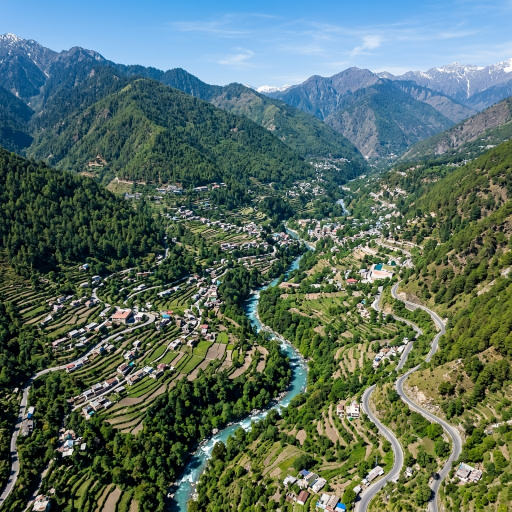
#> input picture disaster-management-system/ml/data/landslide_before.jpg, 1024 x 1024 px, given in place of bhuj_macro_before.jpg, which was not available (shown at 1/2 size)
$ python process_photorealistic_disasters.py
#> lines starting #> are read from the running program, lines starting #| are printed output that depends on the picture; pictures that were not available may be replaced by others from this repository, and a replacement may not be noted
#> in main, b_orig is the input picture: PIL image 1024x1024 RGB; mean R, G, B 88.3, 109.7, 99.4
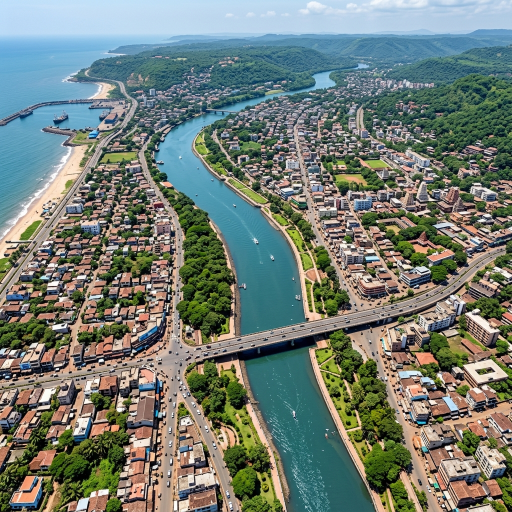
#> input picture disaster-management-system/ml/data/flood_before.jpg, 1024 x 1024 px, given in place of bhuj_macro_after.jpg, which was not available (shown at 1/2 size)
#> in main, a_orig is the input picture: PIL image 1024x1024 RGB; mean R, G, B 114.4, 124.9, 116.3
import os
import json
import numpy as np
from PIL import Image, ImageFilter
import matplotlib.pyplot as plt
from matplotlib.colors import LinearSegmentedColormap

base_dir = os.path.dirname(os.path.abspath(__file__))
dest_dir = os.path.abspath(os.path.join(base_dir, "..", "frontend", "public", "sample_disasters"))
os.makedirs(dest_dir, exist_ok=True)

# Continuous Disaster Severity Colormap:
# 0.0 - 0.35 : Low Severity / Safe Terrain (Green -> Lime)
# 0.35 - 0.70: Medium Severity / Structural Disruption (Yellow -> Amber)
# 0.70 - 1.00: High Severity / Critical Ground Impact (Orange-Red -> Crimson Red)
SEVERITY_CMAP = LinearSegmentedColormap.from_list(
    "disaster_severity_rgb",
    [
        (0.00, "#15803d"), # Deep Emerald Green (Low/Safe baseline)
        (0.18, "#22c55e"), # Vivid Green (Low Severity)
        (0.35, "#84cc16"), # Lime Green (Low-Medium transition)
        (0.50, "#eab308"), # Rich Yellow (Medium Severity)
        (0.68, "#f97316"), # Vibrant Orange (Elevated Risk)
        (0.85, "#ef4444"), # Intense Red (High Severity)
        (1.00, "#991b1b"), # Deep Crimson (Critical Hotspot / Complete Collapse)
    ]
)

def compute_heatmap_and_overlay(b_img, a_img):
    # Ensure 768x768
    b_resized = b_img.resize((768, 768), Image.Resampling.LANCZOS)
    a_resized = a_img.resize((768, 768), Image.Resampling.LANCZOS)

    b_arr = np.array(b_resized).astype(np.float32) / 255.0
    a_arr = np.array(a_resized).astype(np.float32) / 255.0

    # 1. Color divergence (spectral shift between pre and post disaster)
    diff_color = np.linalg.norm(a_arr - b_arr, axis=2) / np.sqrt(3.0)
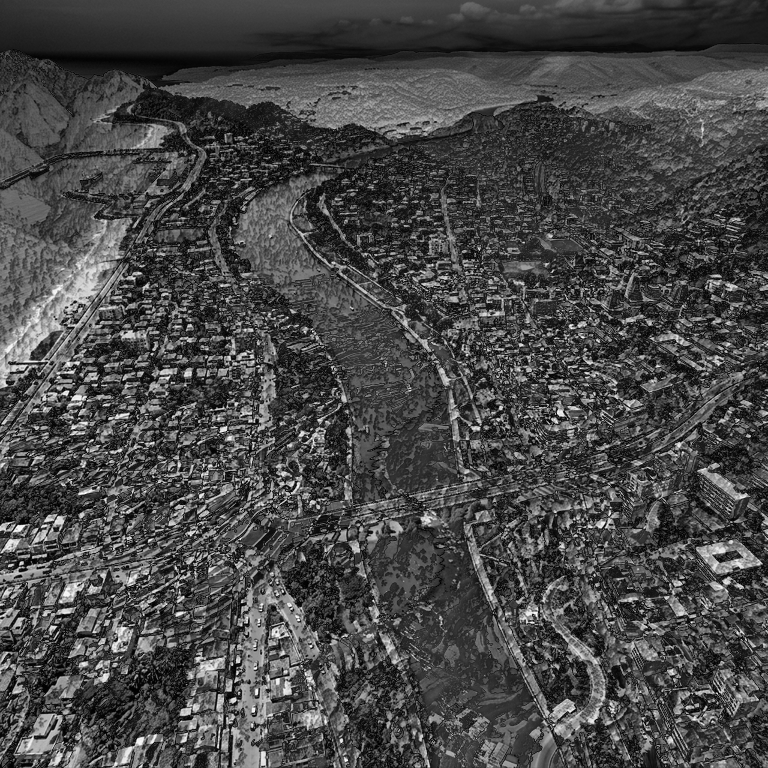
#> diff_color: shape (768, 768) float32; min 0, max 1, mean 0.284

    # 2. Structural gradient & edge disruption
    b_gray = np.mean(b_arr, axis=2)
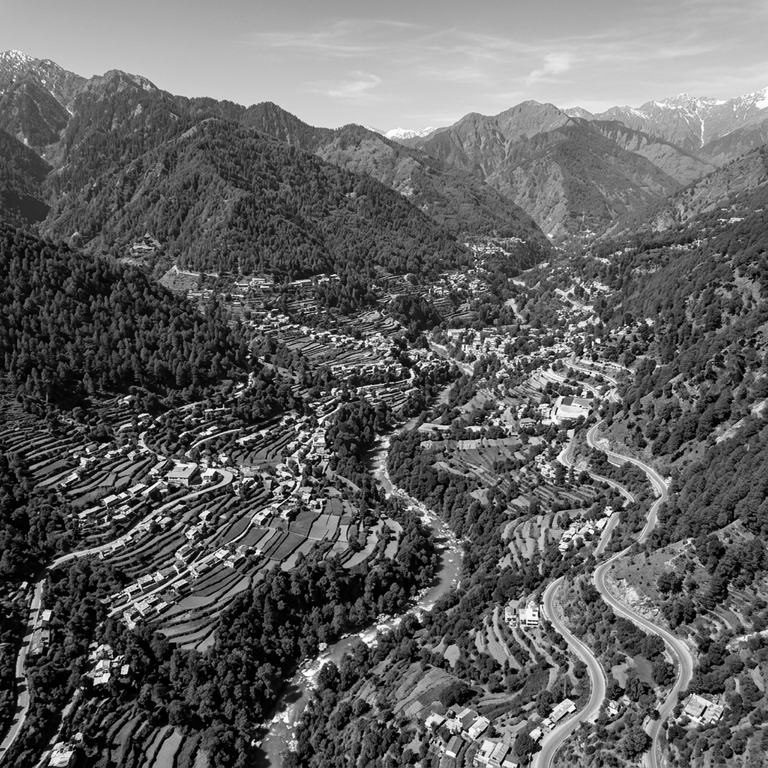
#> b_gray: shape (768, 768) float32; min 0, max 1, mean 0.389
    a_gray = np.mean(a_arr, axis=2)
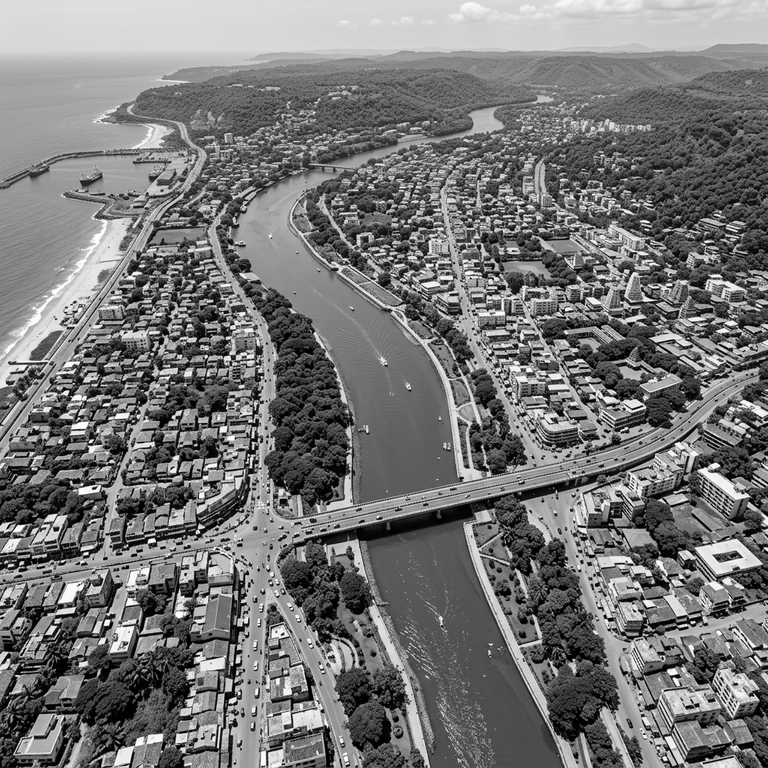
#> a_gray: shape (768, 768) float32; min 0, max 1, mean 0.465
    gy_b, gx_b = np.gradient(b_gray)
    gy_a, gx_a = np.gradient(a_gray)
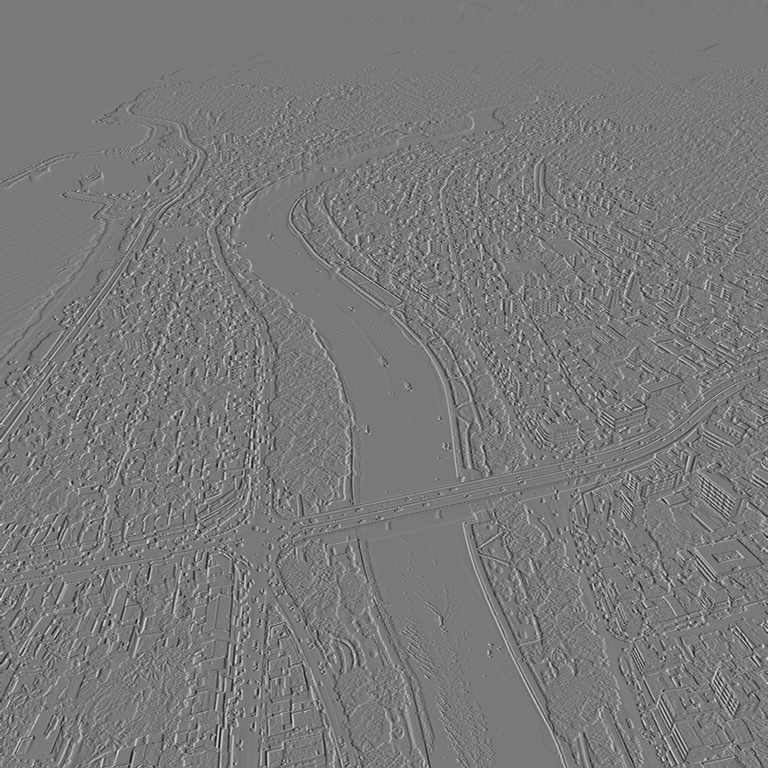
#> gx_a: shape (768, 768) float32; min -0.597, max 0.654, mean -0.000178; drawn with min black and max white
    diff_edge = np.abs(np.sqrt(gx_a**2 + gy_a**2) - np.sqrt(gx_b**2 + gy_b**2))
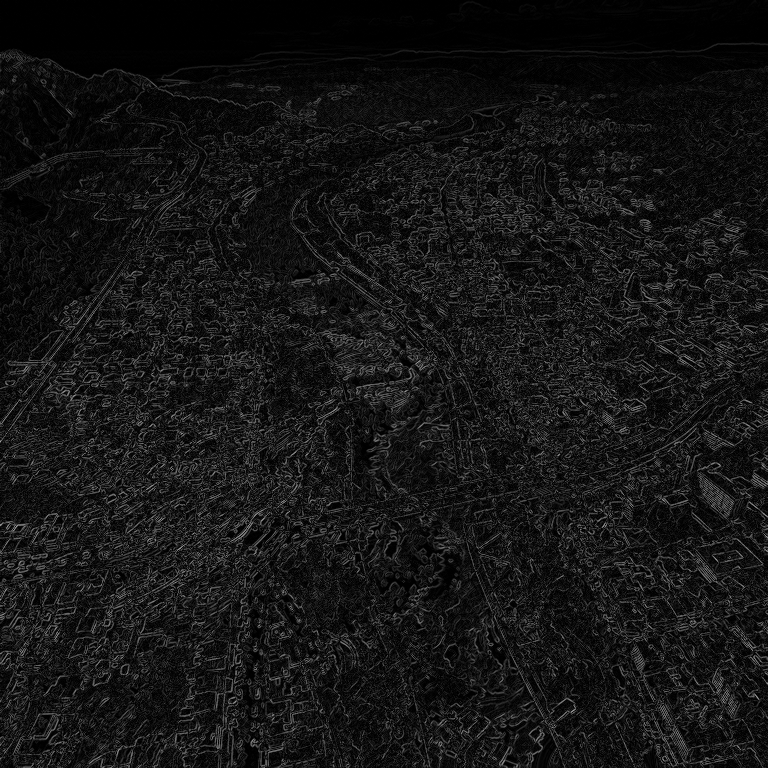
#> diff_edge: shape (768, 768) float32; min 0, max 0.642, mean 0.0846

    # 3. High-resolution raw damage response
    raw_damage = 0.65 * diff_color + 0.35 * np.clip(diff_edge * 2.8, 0, 1)
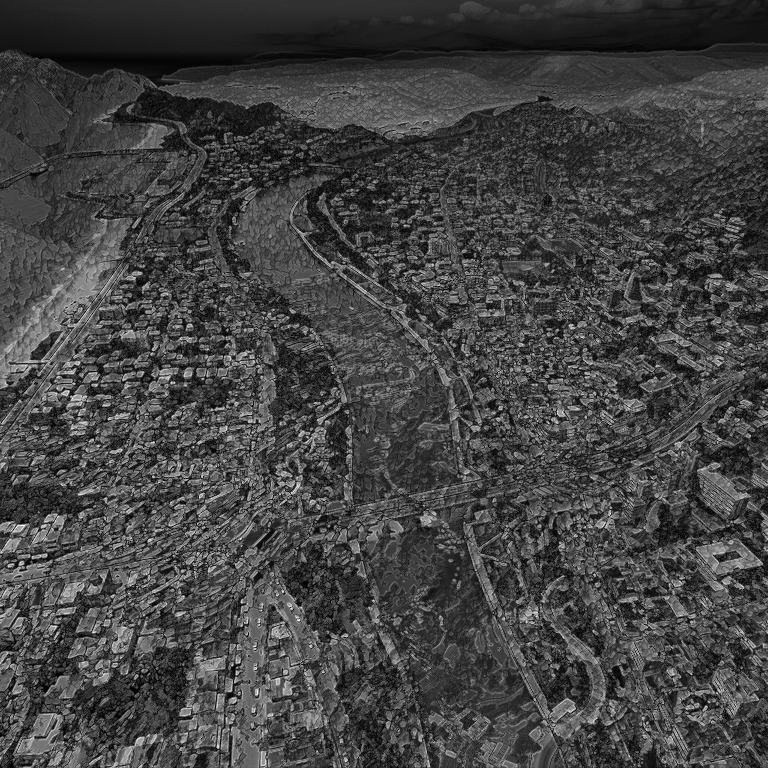
#> raw_damage: shape (768, 768) float32; min 0.00162, max 0.981, mean 0.267

    # 4. Multi-scale spatial smoothing to ensure 100% full-coverage continuous heat field across map
    mask_pil = Image.fromarray((np.clip(raw_damage * 255, 0, 255)).astype(np.uint8))
    smoothed_fine = np.array(mask_pil.filter(ImageFilter.GaussianBlur(radius=8)), dtype=np.float32) / 255.0
#> (the rest of the program and of its run is left out)
